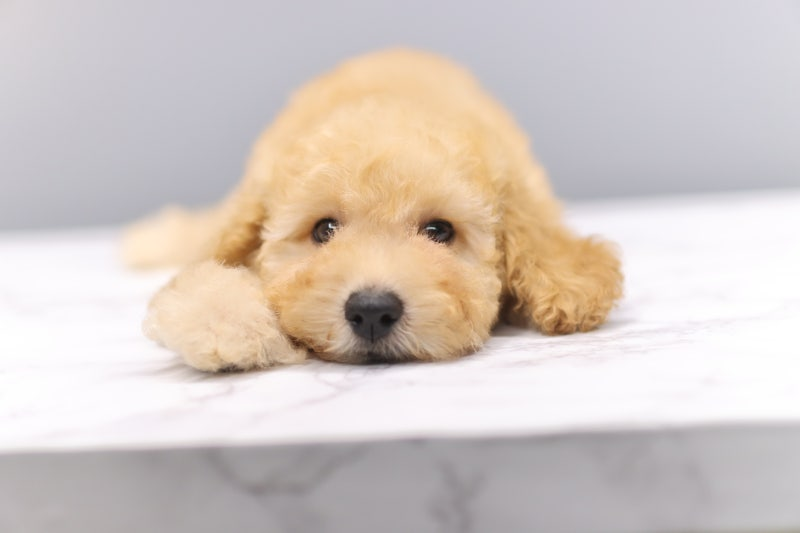
//> input picture opencv_ex/data/두들.jpg, 800 x 533 px
$ ./24_contrast   (built with g++ and OpenCV 4)
//> lines starting //> are read from the running program, lines starting //| are printed output that depends on the picture
### opencv_ex/part3/colors.hpp
#pragma once
#include <opencv2/opencv.hpp>

namespace Color{
    inline const cv::Scalar Black(0,0,0);
    inline const cv::Scalar White(255,255,255);

    inline const cv::Scalar Red(0,0,255);
    inline const cv::Scalar Green{0, 255, 0};
    inline const cv::Scalar Blue{255, 0, 0};

    inline const cv::Scalar Yellow{0, 255, 255};
    inline const cv::Scalar Cyan{255, 255, 0};
    inline const cv::Scalar Magenta{255, 0, 255};

    inline const cv::Scalar Gray{128, 128, 128};
    inline const cv::Scalar Orange{0, 165, 255};
    inline const cv::Scalar Purple{128, 0, 128};
    inline const cv::Scalar Pink{255, 167, 167};


}

### opencv_ex/part3/24_contrast.cpp
#include <iostream>
#include <opencv2/opencv.hpp>
#include "colors.hpp"

using namespace std;
using namespace cv;


int main()
{
    const String folderPath = "/home/dog0/2026/2026-python/opencv_ex/data/";
    double min, max;

    cout << "hello, world" << endl;
    Mat img = imread(folderPath + "두들.jpg", IMREAD_GRAYSCALE);
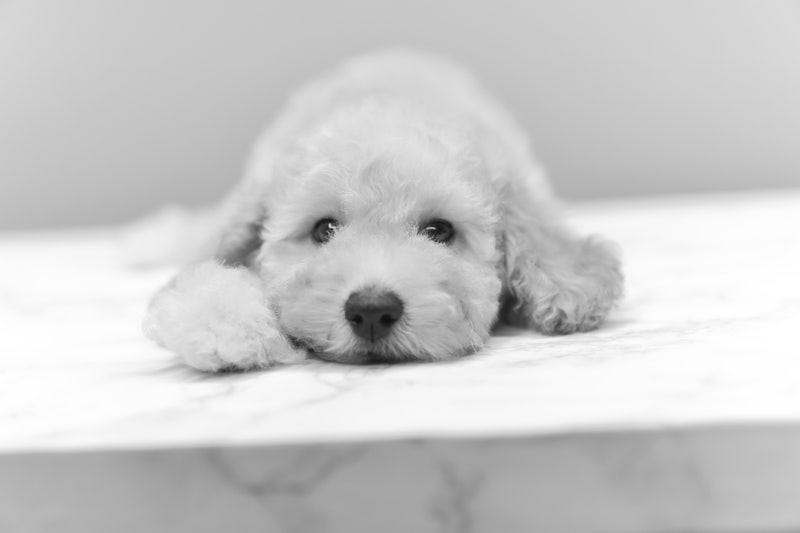
//> img: 533 rows x 800 cols, CV_8UC1; min 14, max 255, mean 203.3
    Mat img2 = 2.f * img;
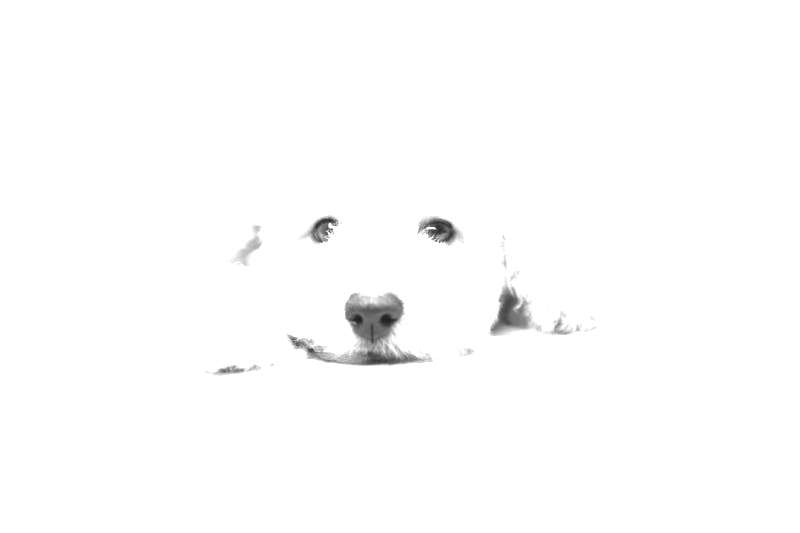
//> img2: 533 rows x 800 cols, CV_8UC1; min 28, max 255, mean 253
    Mat img3 = img + (img - 128) * 1.f;
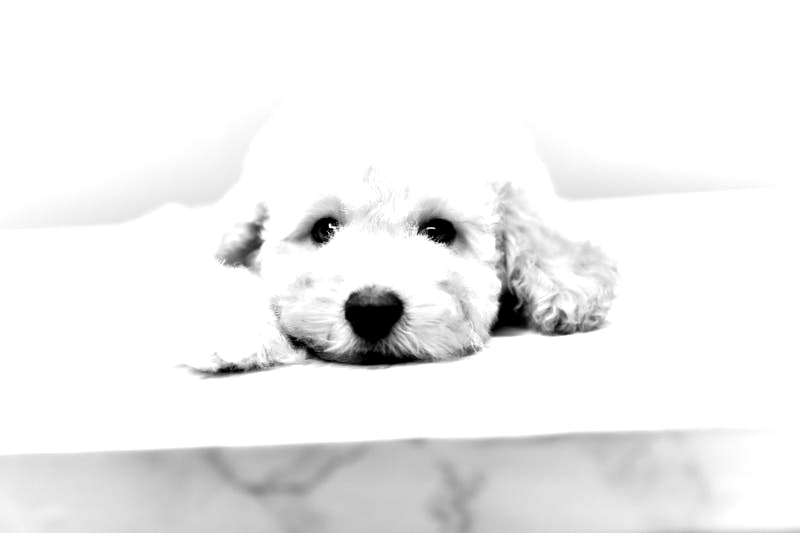
//> img3: 533 rows x 800 cols, CV_8UC1; min 0, max 255, mean 239
    minMaxLoc(img, &min, &max);
//> min = 14; max = 255
    Mat img4 = (img - min)*255 / (max - min);
    Mat img5;
    equalizeHist(img, img5);
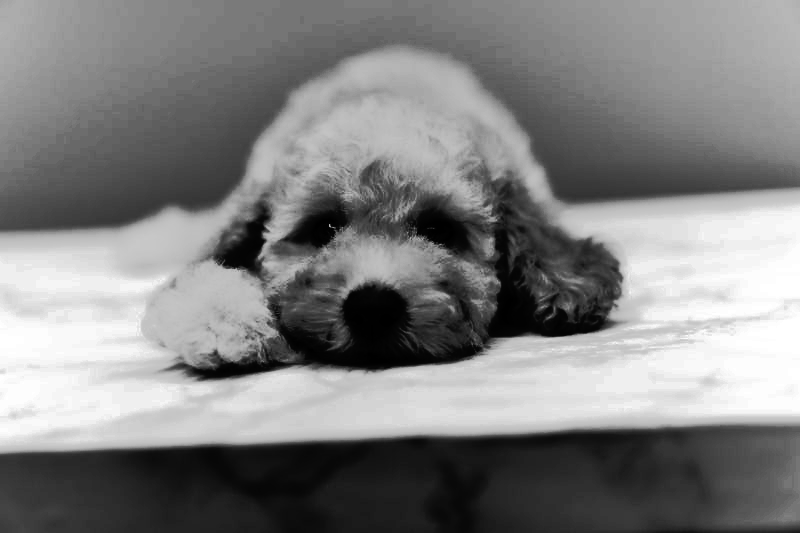
//> img5: 533 rows x 800 cols, CV_8UC1; min 0, max 255, mean 129.1

    imshow("lenna", img);
    imshow("multiple", img2);
    imshow("center contrast", img3);
    imshow("stretching", img4);
    imshow("equalize", img5);
    waitKey();

    destroyAllWindows();
    return 0;
}

$ run again, with opencv_ex/data/building.jpg copied over opencv_ex/data/두들.jpg
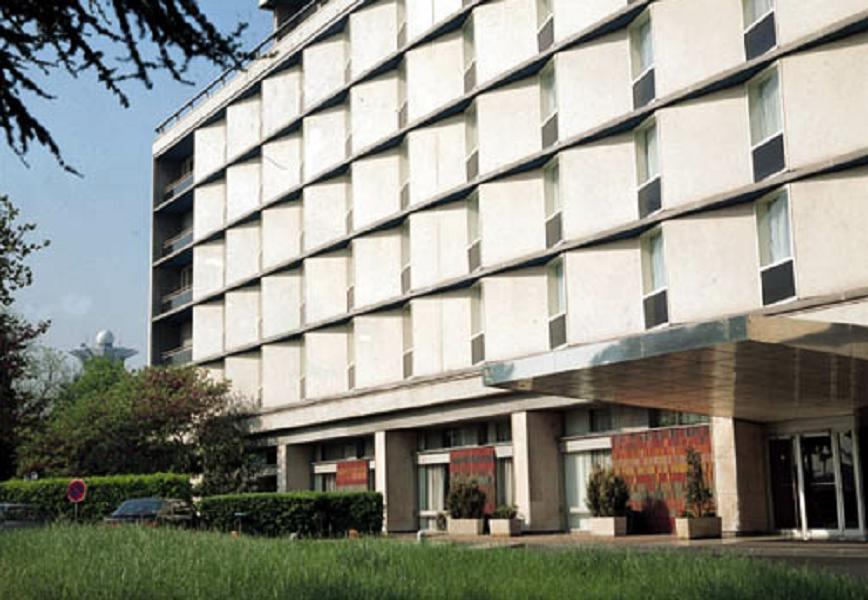
//> input picture opencv_ex/data/building.jpg, 868 x 600 px
//> `Mat img3 = img + (img - 128) * 1.f;`:
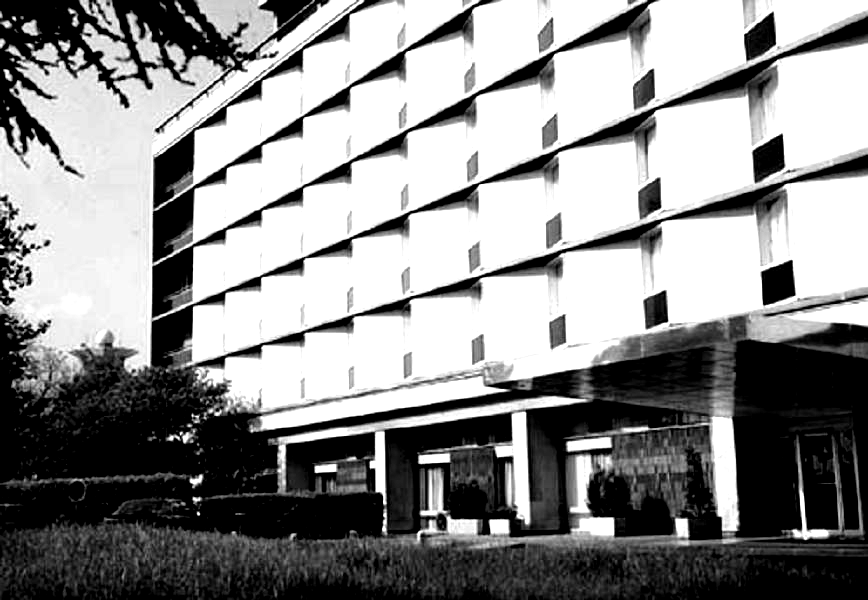
//> img3: 600 rows x 868 cols, CV_8UC1; min 0, max 255, mean 140.8
//> min = 0; max = 255
//> `equalizeHist(img, img5);`:
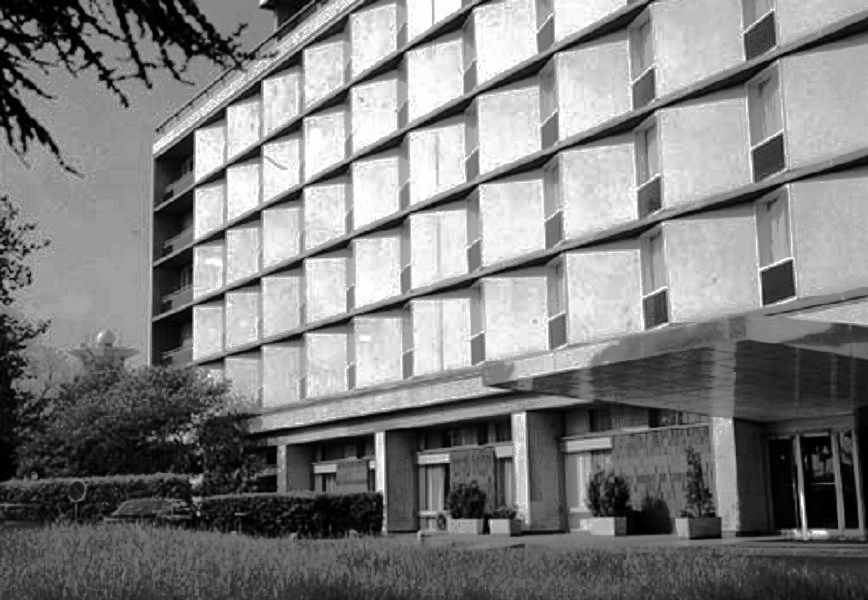
//> img5: 600 rows x 868 cols, CV_8UC1; min 0, max 255, mean 127.7

$ run again, with opencv_ex/data/img1.jpg copied over opencv_ex/data/두들.jpg
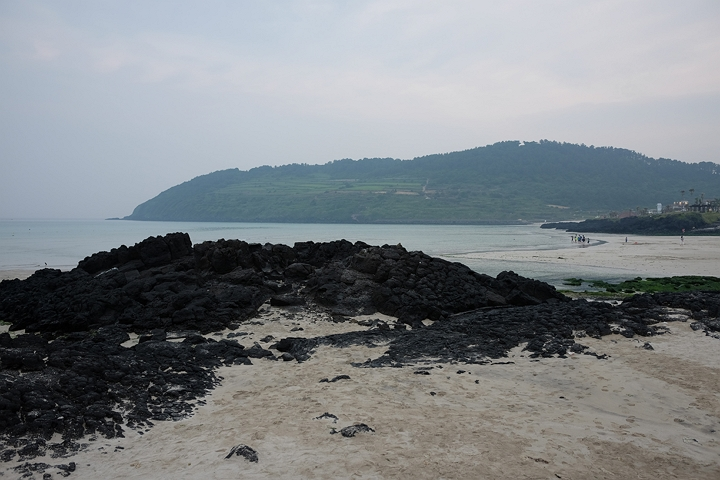
//> input picture opencv_ex/data/img1.jpg, 720 x 480 px
//> `Mat img3 = img + (img - 128) * 1.f;`:
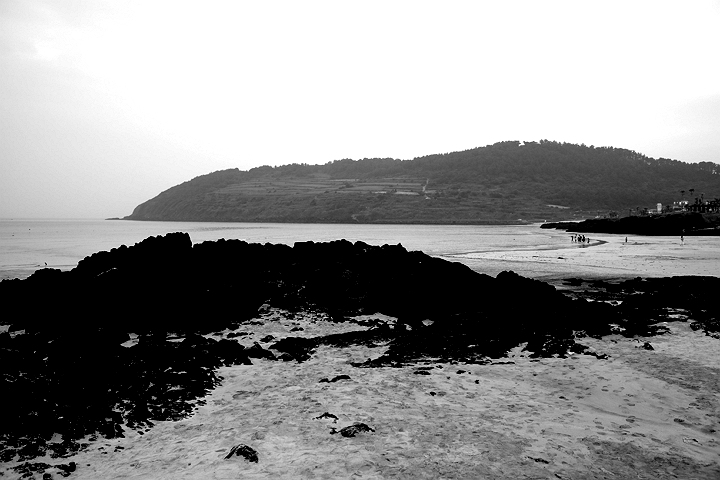
//> img3: 480 rows x 720 cols, CV_8UC1; min 0, max 255, mean 142.1
//> min = 0; max = 219
//> `equalizeHist(img, img5);`:
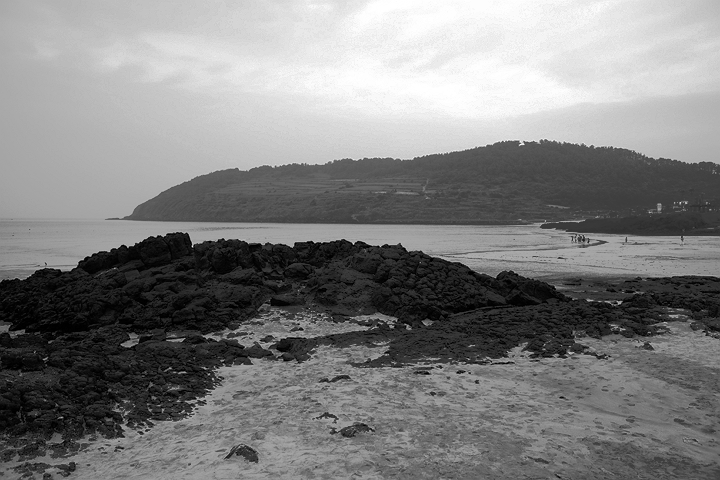
//> img5: 480 rows x 720 cols, CV_8UC1; min 0, max 255, mean 128.1
